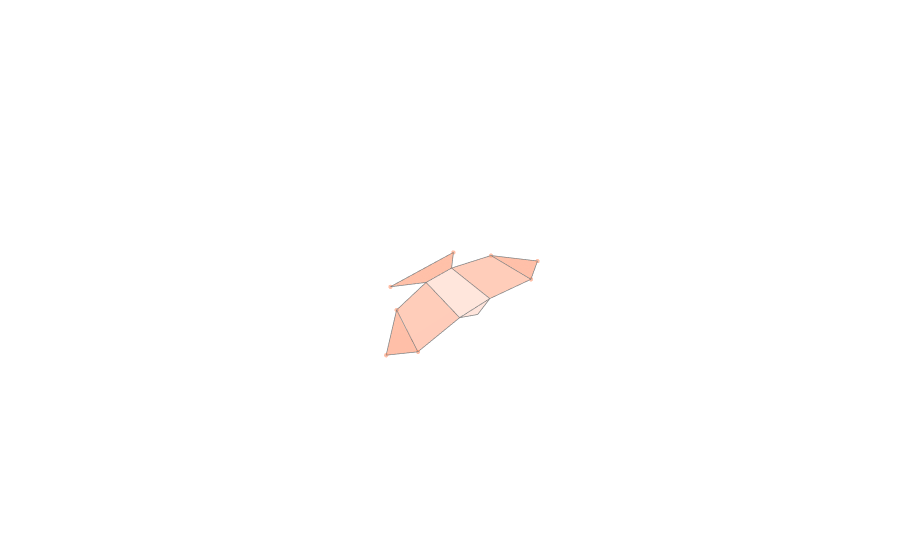

The cell this chart's notebook holds for it:
### Code cell
# Clean figure with no axes — useful for presentations
fig = plot_plotly(hawk, colour='coral', axes_visible=False)
fig.show()

### Figure 1 — Plotly figure (JSON) as saved in the notebook; plotly's stock layout.template omitted (floating-point values rounded to 4 significant figures)
{"data": [{"color": "coral", "hoverinfo": "none", "opacity": 0.5, "type": "mesh3d", "x": [-0.2977, -0.2242, -0.1848], "y": [0.0377, 0.07329, -0.04977], "z": [-0.04206, -0.05478, -0.01064]}, {"hoverinfo": "name", "line": {"color": "grey", "width": 1.5}, "mode": "lines", "name": "left_handwing coral", "type": "scatter3d", "x": [-0.2977, -0.2242, -0.1848, -0.2977], "y": [0.0377, 0.07329, -0.04977, 0.0377], "z": [-0.04206, -0.05478, -0.01064, -0.04206]}, {"color": "coral", "hoverinfo": "none", "opacity": 0.5, "type": "mesh3d", "x": [0.2977, 0.2242, 0.1848], "y": [0.0377, 0.07329, -0.04977], "z": [-0.04206, -0.05478, -0.01064]}, {"hoverinfo": "name", "line": {"color": "grey", "width": 1.5}, "mode": "lines", "name": "right_handwing coral", "type": "scatter3d", "x": [0.2977, 0.2242, 0.1848, 0.2977], "y": [0.0377, 0.07329, -0.04977, 0.0377], "z": [-0.04206, -0.05478, -0.01064, -0.04206]}, {"color": "coral", "hoverinfo": "none", "opacity": 0.4, "type": "mesh3d", "x": [-0.2242, -0.1848, -0.05, -0.06], "y": [0.07329, -0.04977, -0.08, 0.06], "z": [-0.05478, -0.01064, -0.005, -0.045]}, {"hoverinfo": "name", "line": {"color": "grey", "width": 1.5}, "mode": "lines", "name": "left_armwing coral", "type": "scatter3d", "x": [-0.2242, -0.1848, -0.05, -0.06, -0.2242], "y": [0.07329, -0.04977, -0.08, 0.06, 0.07329], "z": [-0.05478, -0.01064, -0.005, -0.045, -0.05478]}, {"color": "coral", "hoverinfo": "none", "opacity": 0.4, "type": "mesh3d", "x": [0.2242, 0.1848, 0.05, 0.06], "y": [0.07329, -0.04977, -0.08, 0.06], "z": [-0.05478, -0.01064, -0.005, -0.045]}, {"hoverinfo": "name", "line": {"color": "grey", "width": 1.5}, "mode": "lines", "name": "right_armwing coral", "type": "scatter3d", "x": [0.2242, 0.1848, 0.05, 0.06, 0.2242], "y": [0.07329, -0.04977, -0.08, 0.06, 0.07329], "z": [-0.05478, -0.01064, -0.005, -0.045, -0.05478]}, {"color": "coral", "hoverinfo": "none", "opacity": 0.2, "type": "mesh3d", "x": [0.06, -0.06, -0.05, 0.05], "y": [0.06, 0.06, -0.08, -0.08], "z": [-0.045, -0.045, -0.005, -0.005]}, {"hoverinfo": "name", "line": {"color": "grey", "width": 1.5}, "mode": "lines", "name": "body coral", "type": "scatter3d", "x": [0.06, -0.06, -0.05, 0.05, 0.06], "y": [0.06, 0.06, -0.08, -0.08, 0.06], "z": [-0.045, -0.045, -0.005, -0.005, -0.045]}, {"color": "coral", "hoverinfo": "none", "opacity": 0.2, "type": "mesh3d", "x": [0.06, 3.743e-05, -0.06], "y": [0.06, 0.0705, 0.06], "z": [-0.045, -0.0617, -0.045]}, {"hoverinfo": "name", "line": {"color": "grey", "width": 1.5}, "mode": "lines", "name": "head coral", "type": "scatter3d", "x": [0.06, 3.743e-05, -0.06, 0.06], "y": [0.06, 0.0705, 0.06, 0.06], "z": [-0.045, -0.0617, -0.045, -0.045]}, {"color": "coral", "hoverinfo": "none", "opacity": 0.5, "type": "mesh3d", "x": [0.124, -0.124, -0.05, 0.05], "y": [-0.146, -0.146, -0.08, -0.08], "z": [-0.0158, -0.0158, -0.005, -0.005]}, {"hoverinfo": "name", "line": {"color": "grey", "width": 1.5}, "mode": "lines", "name": "tail coral", "type": "scatter3d", "x": [0.124, -0.124, -0.05, 0.05, 0.124], "y": [-0.146, -0.146, -0.08, -0.08, -0.146], "z": [-0.0158, -0.0158, -0.005, -0.005, -0.0158]}, {"hoverinfo": "none", "marker": {"color": "coral", "opacity": 0.5, "size": 2.5}, "mode": "markers", "type": "scatter3d", "x": [-0.2977, 0.2977, -0.2242, 0.2242, -0.1848, 0.1848, -0.124, 0.124], "y": [0.0377, 0.0377, 0.07329, 0.07329, -0.04977, -0.04977, -0.146, -0.146], "z": [-0.04206, -0.04206, -0.05478, -0.05478, -0.01064, -0.01064, -0.0158, -0.0158]}], "layout": {"font": {"family": "Andale Mono, Courier New, sans-serif"}, "margin": {"b": 10, "l": 10, "r": 10, "t": 10}, "scene": {"aspectmode": "cube", "aspectratio": {"x": 1, "y": 1, "z": 1}, "xaxis": {"backgroundcolor": "white", "dtick": 0.2084, "gridcolor": "grey", "gridwidth": 0.5, "range": [-0.4167, 0.4167], "showbackground": true, "showgrid": false, "showline": false, "showticklabels": false, "visible": false, "zerolinecolor": "grey"}, "yaxis": {"backgroundcolor": "white", "dtick": 0.2084, "gridcolor": "grey", "gridwidth": 0.5, "range": [-0.4531, 0.3804], "showbackground": true, "showgrid": false, "showline": false, "showticklabels": false, "visible": false, "zerolinecolor": "grey"}, "zaxis": {"backgroundcolor": "white", "dtick": 0.2084, "gridcolor": "grey", "gridwidth": 0.5, "range": [-0.4167, 0.4167], "showbackground": true, "showgrid": false, "showline": false, "showticklabels": false, "visible": false, "zerolinecolor": "grey"}}, "showlegend": false}}
